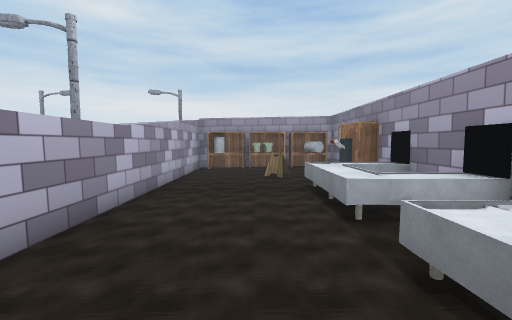
view 1 (above)

23 first-person views from a walk through a scene from a Unity 3-D project. The camera is 1.5 m above the floor, tilts 4° down and sees 90° across. The floor is counted in squares, 1 m on a side. Each view is taken from the middle of a square. On the plan, view 1 faces up. The plan holds only what a view shows up to about 13 squares ahead; the rest is blank. The place goes on beyond the plan. The player is left out. Some animated figures are not drawn. Some surface patterns are stand-ins.

view 2
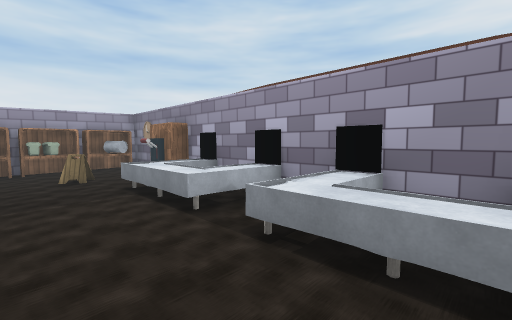

view 3
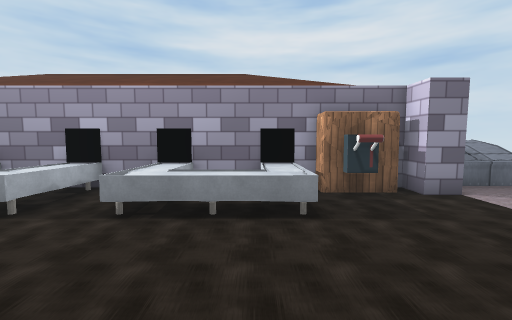

view 4
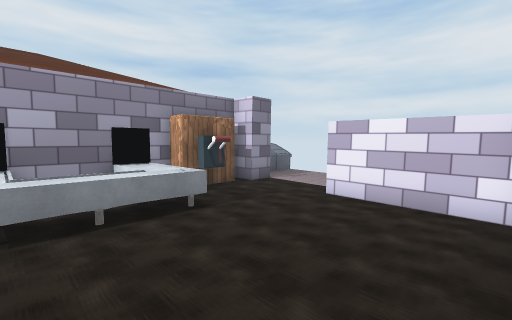

view 5
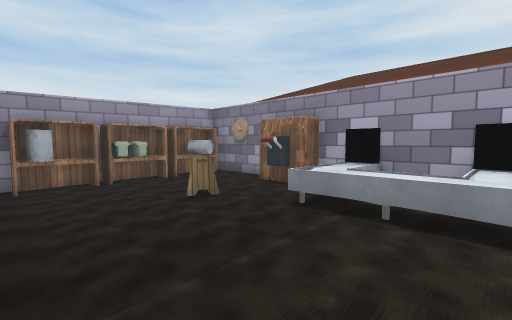

view 6
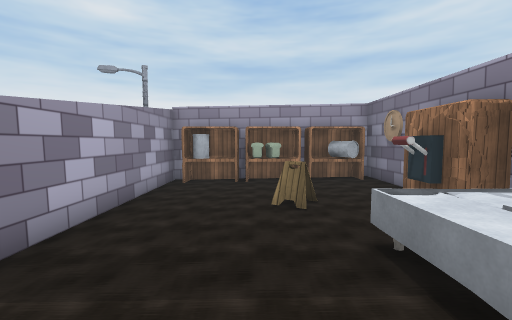

view 7
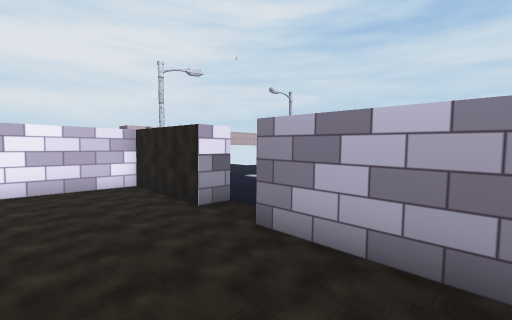

view 8
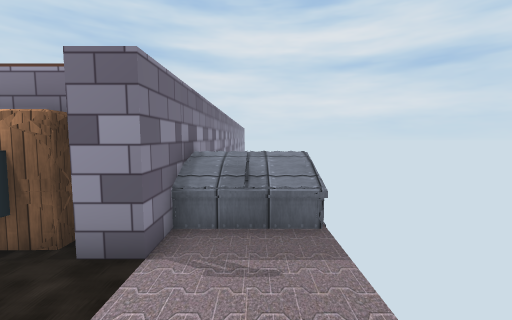

view 9
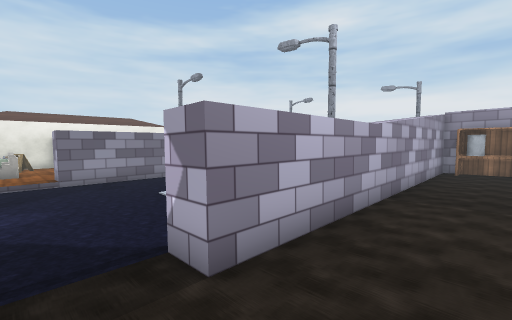

view 10
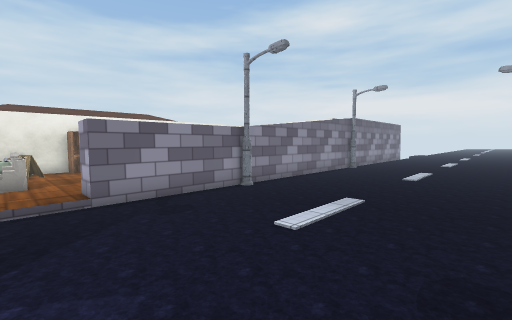

view 11
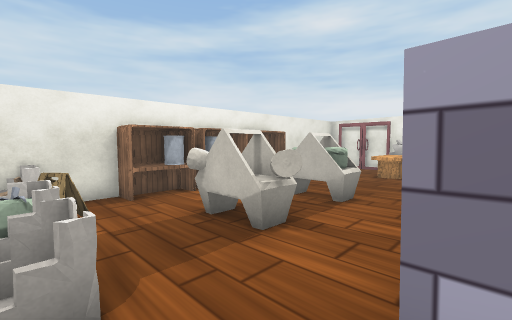

view 12
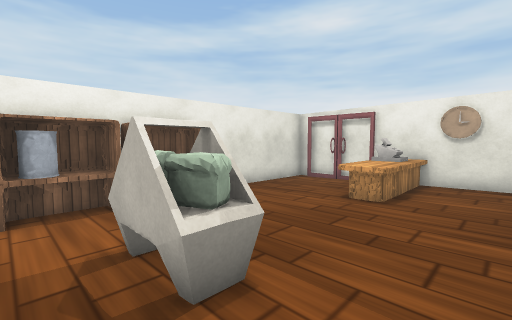

view 13
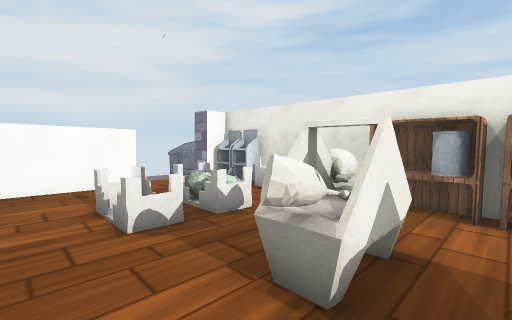

view 14
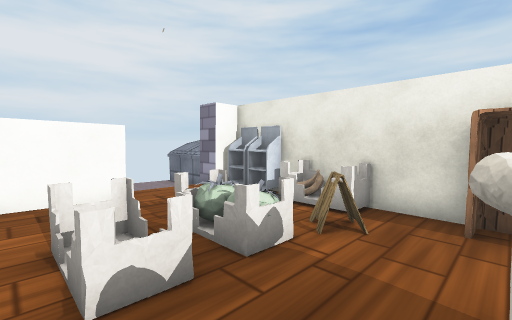

view 15
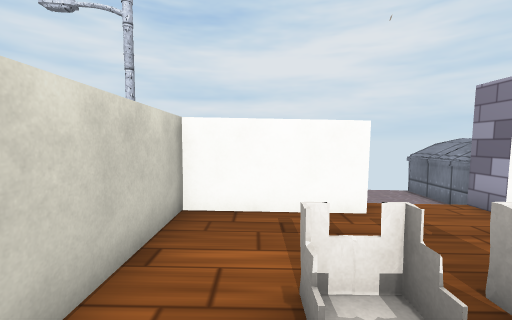

view 16
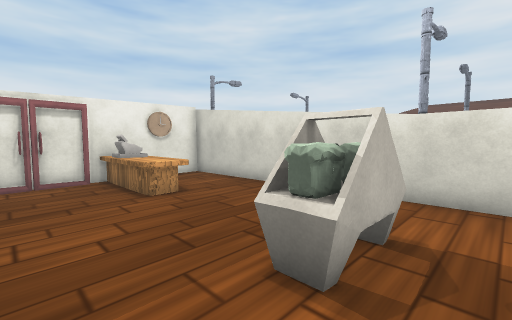

view 17
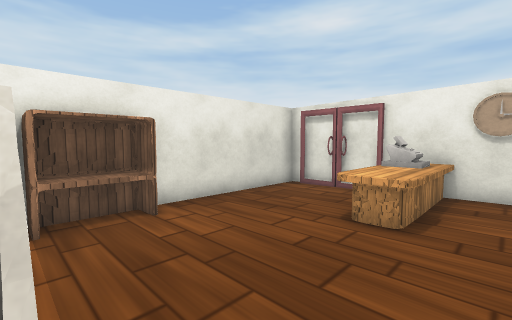

view 18
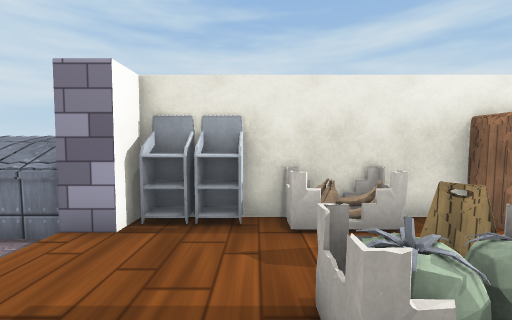

view 19
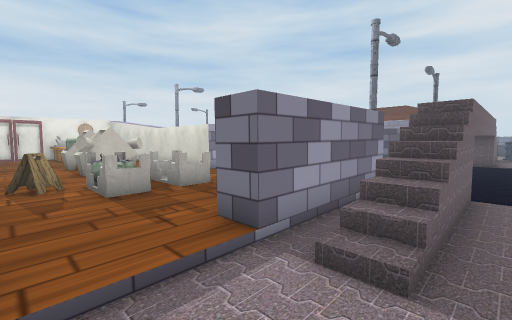

view 20
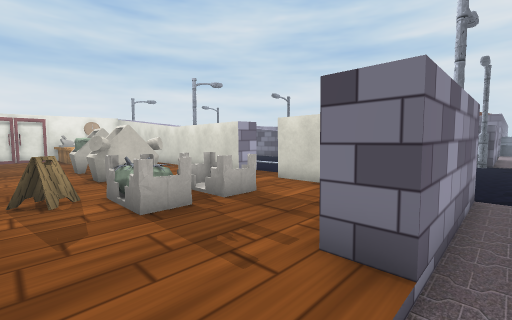

view 21
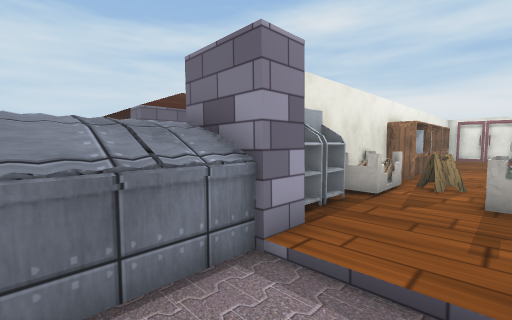

view 22
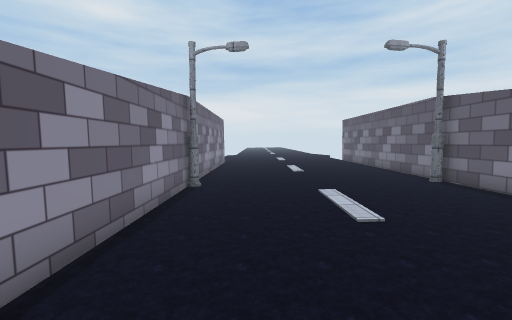

view 23
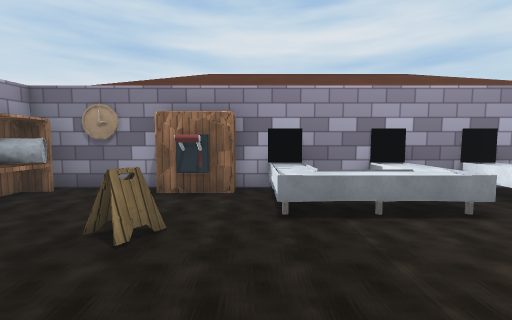

### Floor plan
Key: @ floor where view 1 was taken; # wall or solid block; . main floor; : floor 0.25 m higher than the main floor; - floor 0.25 m lower than the main floor; + floor 2.25 m higher than the main floor; / step, stairs or slope; ^ raised ledge; S shelf; I sign; L lever; C black cube; T streetlight; U dumpster; B basket; R cash register; E desk; O other object.
Columns run from 24 left of view 1 to 7 right of it. Each row starts with its distance up from view 1.
 19           #.........#
 18           #.........#
 17           #.........#
 16   #########T.......T##########
 15  ##.##RE::#.........#SSSOOSSS#
 14  #....RR::#.........#::::::O:#
 13  #....EE::#.........#::::::::#
 12  #....EE::#........ #:::::::S#
 11  #......::#........ #::::I:LS#
 10  #......::#........ #:::::::S#
  9   S.....::#........ #::::::::#
  8   S.....::#........ #:::::OOOCC
  7  #S..OOO::#T.......T#:::::OO:#
  6  #S..OOO::#........ #:::::OOO#
  5  #S.....::#........ #:::::OOOCC
  4  #S..OOO::#........ #::::::::#
  3  #S..OOO::#........ #:::::OOO#
  2  #......::#.........#:::::OOO#
  1  #.II..B:::.........::::::OO:#
  0  #OB.BBB:::.........::::@:OOO#
 -1  #OB.BBB::#       ..#:::::OOO#
 -2  ##.....::#      .. #:::::::S#
 -3  #^.....::#     ..  #::::::LS#
 -4  ##.....::#    ...  #:::::::S#
 -5  ##...#####T.......T#####:::##UU
 -6  UU-................::   ::::UUU
 -7 UUU-../////+++++    /   / :::UUU
 -8 UUU-................:     :::UUU

Positions as (right, up) in squares from view 1, and headings:
1: (0, 0), facing up
2: (-1, 0), facing up-right
3: (-3, 0), facing right
4: (-3, 2), facing down-right
5: (-3, 5), facing up-right
6: (0, 5), facing up
7: (0, 5), facing down-left
8: (0, -7), facing right
9: (-1, 0), facing up-left
10: (-6, 0), facing up-left
11: (-14, 0), facing up-left
12: (-15, 5), facing up-left
13: (-15, 5), facing down-left
14: (-16, 3), facing down-left
15: (-16, 1), facing down
16: (-21, 5), facing up-right
17: (-16, 7), facing up-left
18: (-17, -2), facing left
19: (-21, -8), facing up-right
20: (-21, -6), facing up-right
21: (-19, -8), facing up-left
22: (-11, 7), facing up
23: (-3, 9), facing right
